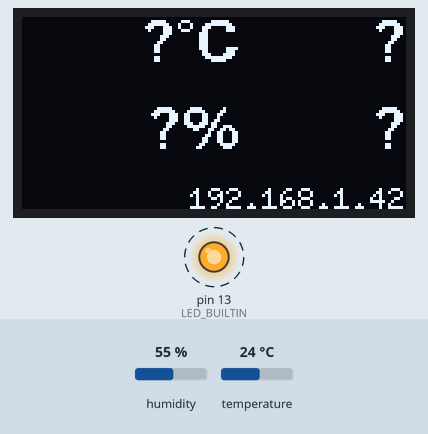
A sketch run on a simulated Arduino Uno, built with avr-gcc and run on an emulated ATmega328P. Shown: 128×64 one-colour display, output pins drawn as LEDs (lit = HIGH). Dashed ring = blinking. Inputs (shaded band) come from the test bench; at power-on: humidity 55 %, temperature 24 °C.

Above: at 65.7 s.
Timing chart, 0 to 130.0 s (numbered marks = the images above):
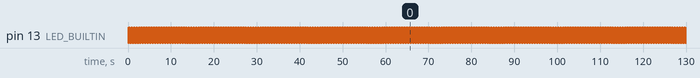

Measured:
- by itself, pin 13 (LED_BUILTIN): alternates HIGH for 0.08 s and LOW for 0.07 s

The sketch:

heltec_kit_thermohygro.ino
```cpp
// https://github.com/practicalarduino/SHT1x
#include <SHT1x.h>
#include <U8g2lib.h>
#ifdef U8X8_HAVE_HW_I2C
#include <Wire.h>
#endif

U8G2_SSD1306_128X64_NONAME_F_SW_I2C u8g2(U8G2_R0, /* clock=*/ 15, /* data=*/ 4, /* reset=*/ 16);//
// Sensirion Sensor = Sensirion(Sensor_data[Sensor_use], Sensor_clock[Sensor_use]);
SHT1x Sensor[2] =
{ //  DATA, CLOCK
  SHT1x(21, 22),
  SHT1x(13, 23)
};

uint8_t Nsensors = 1; // 0-2 sensors present

char Ctemperature[2][10], Chumidity[2][10], Cip[20];

float Temperature[2], Humidity[2]; // x100 temperature and humidity
char IP[20];

void u8g2_prepare(void) {
  u8g2.setFont(u8g2_font_6x10_tf);
  u8g2.setFontRefHeightExtendedText();
  u8g2.setDrawColor(1);
  u8g2.setFontPosTop();
  u8g2.setFontDirection(0);
}

void u8g2_box_frame(uint8_t a) {
  u8g2.drawStr( 0, 0, "drawBox");
  u8g2.drawBox(5,10,20,10);
  u8g2.drawBox(10+a,15,30,7);
  u8g2.drawStr( 0, 30, "drawFrame");
  u8g2.drawFrame(5,10+30,20,10);
  u8g2.drawFrame(10+a,15+30,30,7);
}

void reading()
{
  digitalWrite(LED_BUILTIN, HIGH);
  #if 1
  for(int i = 0; i < 2; i++)
  {
    Temperature[i] = Sensor[i].readTemperatureC();
    Humidity[i] = Sensor[i].readHumidity();
  }
  #else
  for(int i = 0; i < 2; i++)
  {
    Temperature[i] = 0.1*((rand()%2000)-1000); // deg C
    Humidity[i] = 0.1*((rand()%1000)); // % RH
  }
  #endif
  digitalWrite(LED_BUILTIN, LOW);
}


void display1sensor(uint8_t i)
{
  if(Humidity[i] > -20.0 && Humidity[i] < 120.0)
  {
    snprintf(Ctemperature[i], sizeof(Ctemperature[0]), "%.1f%cC", Temperature[i], 0xB0);
    snprintf(Chumidity[i], sizeof(Chumidity[0]), "%.1f%%", Humidity[i]);
  }
  else
  {
    sprintf(Ctemperature[i], "___._%cC", 0xB0);
    sprintf(Chumidity[i], "___._%%");
  }
  sprintf(IP, "192.168.1.42");
  snprintf(Cip, sizeof(Cip), "%s", IP);
  u8g2.clearBuffer();
  u8g2.setFont(u8g2_font_fub25_tf); // proportional
  int w;
  w = u8g2.getStrWidth(Ctemperature[i]);
  u8g2.drawStr(127-w,0,Ctemperature[i]);
  w = u8g2.getStrWidth(Chumidity[i]);
  u8g2.drawStr(127-w,29,Chumidity[i]);
  u8g2.setFont(u8g2_font_6x10_tf); // proportional
  w =  u8g2.getStrWidth(Cip);
  u8g2.drawStr(127-w,56,Cip);
  u8g2.sendBuffer();
}

void display2sensors()
{
  for(int i = 0; i < 2; i++)
  {
    if(Humidity[i] > -20.0 && Humidity[i] < 120.0)
    {
      if(i == 0)
      {
        snprintf(Ctemperature[i], sizeof(Ctemperature[0]), "%.1f%cC", Temperature[i], 0xB0);
        snprintf(Chumidity[i], sizeof(Chumidity[0]), "%.1f%%", Humidity[i]);
      }
      else
      {
        snprintf(Ctemperature[i], sizeof(Ctemperature[0]), "%.1f", Temperature[i]);
        snprintf(Chumidity[i], sizeof(Chumidity[0]), "%.1f", Humidity[i]);
      }
    }
    else
    {
      if(i == 0)
      {
        sprintf(Ctemperature[i], "___._%cC", 0xB0);
        sprintf(Chumidity[i], "___._%%");
      }
      else
      {
        sprintf(Ctemperature[i], "___._");
        sprintf(Chumidity[i], "___._");
      }
    }
  }
  sprintf(IP, "192.168.1.42");
  snprintf(Cip, sizeof(Cip), "%s", IP);
  u8g2.clearBuffer();
  u8g2.setFont(u8g2_font_fub14_tf); // proportional
  int w;
  int x = 72; // middle line
  w = u8g2.getStrWidth(Ctemperature[0]);
  u8g2.drawStr(x-w,0,Ctemperature[0]);
  w = u8g2.getStrWidth(Ctemperature[1]);
  u8g2.drawStr(127-w,0,Ctemperature[1]);
  w = u8g2.getStrWidth(Chumidity[0]);
  u8g2.drawStr(x-w,29,Chumidity[0]);
  w = u8g2.getStrWidth(Chumidity[1]);
  u8g2.drawStr(127-w,29,Chumidity[1]);
  u8g2.setFont(u8g2_font_6x10_tf); // proportional
  w =  u8g2.getStrWidth(Cip);
  u8g2.drawStr(127-w,56,Cip);
  u8g2.sendBuffer();
}

void refresh_display()
{
  #if 1
  if(Humidity[0] < -20.0 || Humidity[0] > 120.0)
  {
    display1sensor(1);
    return;
  }
  if(Humidity[1] < -20.0 || Humidity[1] > 120.0)
  {
    display1sensor(0);
    return;
  }
  #endif
  display2sensors();
}


void setup() {
  Serial.begin(115200);
  u8g2.begin();
  u8g2_prepare();
  pinMode(LED_BUILTIN, OUTPUT);
}

void loop() {
  static uint8_t ledstate;
  reading();
  refresh_display();
  ledstate ^= 1;
  digitalWrite(LED_BUILTIN, ledstate);
  // delay(900);
}
```
